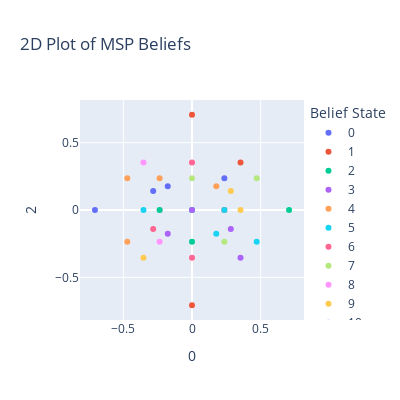

Notebook code cell kept with this figure:
### Markdown cell above
We can also look at it in 2D, which is fun because it looks like some kind of crystalography experiment.

### Code cell
beliefs_3d = vis_pca.transform(list(msp_belief_index.keys()))

# make a 2d plot using the 0th and 1st dim of beliefs_3d
fig = px.scatter(beliefs_3d, x=0, y=2, 
                 color=[str(i) for i in list(msp_belief_index.values())],
                 title='2D Plot of MSP Beliefs',
                 labels={'x': 'PCA Dimension 1', 'y': 'PCA Dimension 2', 'color': 'Belief State'},
                 color_continuous_scale=px.colors.qualitative.Light24,
                 size_max=20)  # Increase the size of the dots

# Make the figure square
fig.update_layout(width=400, height=400)

fig.show()

### Figure 1 — Plotly figure (JSON) as saved in the notebook; plotly's stock layout.template omitted (floating-point values rounded to 4 significant figures)
{"data": [{"hovertemplate": "Belief State=0<br>0=%{x}<br>2=%{y}<extra></extra>", "legendgroup": "0", "marker": {"color": "#636efa", "symbol": "circle"}, "mode": "markers", "name": "0", "orientation": "v", "showlegend": true, "type": "scatter", "x": [-0.1768], "xaxis": "x", "y": [0.1768], "yaxis": "y"}, {"hovertemplate": "Belief State=1<br>0=%{x}<br>2=%{y}<extra></extra>", "legendgroup": "1", "marker": {"color": "#EF553B", "symbol": "circle"}, "mode": "markers", "name": "1", "orientation": "v", "showlegend": true, "type": "scatter", "x": [0.2357], "xaxis": "x", "y": [3.491e-16], "yaxis": "y"}, {"hovertemplate": "Belief State=2<br>0=%{x}<br>2=%{y}<extra></extra>", "legendgroup": "2", "marker": {"color": "#00cc96", "symbol": "circle"}, "mode": "markers", "name": "2", "orientation": "v", "showlegend": true, "type": "scatter", "x": [0.7071], "xaxis": "x", "y": [1.213e-16], "yaxis": "y"}, {"hovertemplate": "Belief State=3<br>0=%{x}<br>2=%{y}<extra></extra>", "legendgroup": "3", "marker": {"color": "#ab63fa", "symbol": "circle"}, "mode": "markers", "name": "3", "orientation": "v", "showlegend": true, "type": "scatter", "x": [0.3536], "xaxis": "x", "y": [-0.3536], "yaxis": "y"}, {"hovertemplate": "Belief State=4<br>0=%{x}<br>2=%{y}<extra></extra>", "legendgroup": "4", "marker": {"color": "#FFA15A", "symbol": "circle"}, "mode": "markers", "name": "4", "orientation": "v", "showlegend": true, "type": "scatter", "x": [-0.4714], "xaxis": "x", "y": [0.2357], "yaxis": "y"}, {"hovertemplate": "Belief State=5<br>0=%{x}<br>2=%{y}<extra></extra>", "legendgroup": "5", "marker": {"color": "#19d3f3", "symbol": "circle"}, "mode": "markers", "name": "5", "orientation": "v", "showlegend": true, "type": "scatter", "x": [0.4714], "xaxis": "x", "y": [-0.2357], "yaxis": "y"}, {"hovertemplate": "Belief State=6<br>0=%{x}<br>2=%{y}<extra></extra>", "legendgroup": "6", "marker": {"color": "#FF6692", "symbol": "circle"}, "mode": "markers", "name": "6", "orientation": "v", "showlegend": true, "type": "scatter", "x": [1.995e-16], "xaxis": "x", "y": [-0.3536], "yaxis": "y"}, {"hovertemplate": "Belief State=7<br>0=%{x}<br>2=%{y}<extra></extra>", "legendgroup": "7", "marker": {"color": "#B6E880", "symbol": "circle"}, "mode": "markers", "name": "7", "orientation": "v", "showlegend": true, "type": "scatter", "x": [0.4714], "xaxis": "x", "y": [0.2357], "yaxis": "y"}, {"hovertemplate": "Belief State=8<br>0=%{x}<br>2=%{y}<extra></extra>", "legendgroup": "8", "marker": {"color": "#FF97FF", "symbol": "circle"}, "mode": "markers", "name": "8", "orientation": "v", "showlegend": true, "type": "scatter", "x": [-0.3536], "xaxis": "x", "y": [0.3536], "yaxis": "y"}, {"hovertemplate": "Belief State=9<br>0=%{x}<br>2=%{y}<extra></extra>", "legendgroup": "9", "marker": {"color": "#FECB52", "symbol": "circle"}, "mode": "markers", "name": "9", "orientation": "v", "showlegend": true, "type": "scatter", "x": [0.3536], "xaxis": "x", "y": [3.806e-17], "yaxis": "y"}, {"hovertemplate": "Belief State=10<br>0=%{x}<br>2=%{y}<extra></extra>", "legendgroup": "10", "marker": {"color": "#636efa", "symbol": "circle"}, "mode": "markers", "name": "10", "orientation": "v", "showlegend": true, "type": "scatter", "x": [-0.7071], "xaxis": "x", "y": [-1.669e-15], "yaxis": "y"}, {"hovertemplate": "Belief State=11<br>0=%{x}<br>2=%{y}<extra></extra>", "legendgroup": "11", "marker": {"color": "#EF553B", "symbol": "circle"}, "mode": "markers", "name": "11", "orientation": "v", "showlegend": true, "type": "scatter", "x": [0.3536], "xaxis": "x", "y": [0.3536], "yaxis": "y"}, {"hovertemplate": "Belief State=12<br>0=%{x}<br>2=%{y}<extra></extra>", "legendgroup": "12", "marker": {"color": "#00cc96", "symbol": "circle"}, "mode": "markers", "name": "12", "orientation": "v", "showlegend": true, "type": "scatter", "x": [1.37e-16], "xaxis": "x", "y": [-0.2357], "yaxis": "y"}, {"hovertemplate": "Belief State=13<br>0=%{x}<br>2=%{y}<extra></extra>", "legendgroup": "13", "marker": {"color": "#ab63fa", "symbol": "circle"}, "mode": "markers", "name": "13", "orientation": "v", "showlegend": true, "type": "scatter", "x": [-0.1768], "xaxis": "x", "y": [-0.1768], "yaxis": "y"}, {"hovertemplate": "Belief State=14<br>0=%{x}<br>2=%{y}<extra></extra>", "legendgroup": "14", "marker": {"color": "#FFA15A", "symbol": "circle"}, "mode": "markers", "name": "14", "orientation": "v", "showlegend": true, "type": "scatter", "x": [0.1768], "xaxis": "x", "y": [0.1768], "yaxis": "y"}, {"hovertemplate": "Belief State=15<br>0=%{x}<br>2=%{y}<extra></extra>", "legendgroup": "15", "marker": {"color": "#19d3f3", "symbol": "circle"}, "mode": "markers", "name": "15", "orientation": "v", "showlegend": true, "type": "scatter", "x": [-0.3536], "xaxis": "x", "y": [-8.501e-16], "yaxis": "y"}, {"hovertemplate": "Belief State=16<br>0=%{x}<br>2=%{y}<extra></extra>", "legendgroup": "16", "marker": {"color": "#FF6692", "symbol": "circle"}, "mode": "markers", "name": "16", "orientation": "v", "showlegend": true, "type": "scatter", "x": [-8.135e-16], "xaxis": "x", "y": [0.3536], "yaxis": "y"}, {"hovertemplate": "Belief State=17<br>0=%{x}<br>2=%{y}<extra></extra>", "legendgroup": "17", "marker": {"color": "#B6E880", "symbol": "circle"}, "mode": "markers", "name": "17", "orientation": "v", "showlegend": true, "type": "scatter", "x": [-5.384e-16], "xaxis": "x", "y": [0.2357], "yaxis": "y"}, {"hovertemplate": "Belief State=18<br>0=%{x}<br>2=%{y}<extra></extra>", "legendgroup": "18", "marker": {"color": "#FF97FF", "symbol": "circle"}, "mode": "markers", "name": "18", "orientation": "v", "showlegend": true, "type": "scatter", "x": [-0.2357], "xaxis": "x", "y": [-0.2357], "yaxis": "y"}, {"hovertemplate": "Belief State=19<br>0=%{x}<br>2=%{y}<extra></extra>", "legendgroup": "19", "marker": {"color": "#FECB52", "symbol": "circle"}, "mode": "markers", "name": "19", "orientation": "v", "showlegend": true, "type": "scatter", "x": [0.2828], "xaxis": "x", "y": [0.1414], "yaxis": "y"}, {"hovertemplate": "Belief State=20<br>0=%{x}<br>2=%{y}<extra></extra>", "legendgroup": "20", "marker": {"color": "#636efa", "symbol": "circle"}, "mode": "markers", "name": "20", "orientation": "v", "showlegend": true, "type": "scatter", "x": [-0.2828], "xaxis": "x", "y": [0.1414], "yaxis": "y"}, {"hovertemplate": "Belief State=21<br>0=%{x}<br>2=%{y}<extra></extra>", "legendgroup": "21", "marker": {"color": "#EF553B", "symbol": "circle"}, "mode": "markers", "name": "21", "orientation": "v", "showlegend": true, "type": "scatter", "x": [3.871e-16], "xaxis": "x", "y": [-0.7071], "yaxis": "y"}, {"hovertemplate": "Belief State=22<br>0=%{x}<br>2=%{y}<extra></extra>", "legendgroup": "22", "marker": {"color": "#00cc96", "symbol": "circle"}, "mode": "markers", "name": "22", "orientation": "v", "showlegend": true, "type": "scatter", "x": [1.199e-17], "xaxis": "x", "y": [-3.133e-17], "yaxis": "y"}, {"hovertemplate": "Belief State=23<br>0=%{x}<br>2=%{y}<extra></extra>", "legendgroup": "23", "marker": {"color": "#ab63fa", "symbol": "circle"}, "mode": "markers", "name": "23", "orientation": "v", "showlegend": true, "type": "scatter", "x": [0.2828], "xaxis": "x", "y": [-0.1414], "yaxis": "y"}, {"hovertemplate": "Belief State=24<br>0=%{x}<br>2=%{y}<extra></extra>", "legendgroup": "24", "marker": {"color": "#FFA15A", "symbol": "circle"}, "mode": "markers", "name": "24", "orientation": "v", "showlegend": true, "type": "scatter", "x": [-0.2357], "xaxis": "x", "y": [0.2357], "yaxis": "y"}, {"hovertemplate": "Belief State=25<br>0=%{x}<br>2=%{y}<extra></extra>", "legendgroup": "25", "marker": {"color": "#19d3f3", "symbol": "circle"}, "mode": "markers", "name": "25", "orientation": "v", "showlegend": true, "type": "scatter", "x": [0.1768], "xaxis": "x", "y": [-0.1768], "yaxis": "y"}, {"hovertemplate": "Belief State=26<br>0=%{x}<br>2=%{y}<extra></extra>", "legendgroup": "26", "marker": {"color": "#FF6692", "symbol": "circle"}, "mode": "markers", "name": "26", "orientation": "v", "showlegend": true, "type": "scatter", "x": [-0.2828], "xaxis": "x", "y": [-0.1414], "yaxis": "y"}, {"hovertemplate": "Belief State=27<br>0=%{x}<br>2=%{y}<extra></extra>", "legendgroup": "27", "marker": {"color": "#B6E880", "symbol": "circle"}, "mode": "markers", "name": "27", "orientation": "v", "showlegend": true, "type": "scatter", "x": [0.2357], "xaxis": "x", "y": [-0.2357], "yaxis": "y"}, {"hovertemplate": "Belief State=28<br>0=%{x}<br>2=%{y}<extra></extra>", "legendgroup": "28", "marker": {"color": "#FF97FF", "symbol": "circle"}, "mode": "markers", "name": "28", "orientation": "v", "showlegend": true, "type": "scatter", "x": [-0.2357], "xaxis": "x", "y": [-5.864e-16], "yaxis": "y"}, {"hovertemplate": "Belief State=29<br>0=%{x}<br>2=%{y}<extra></extra>", "legendgroup": "29", "marker": {"color": "#FECB52", "symbol": "circle"}, "mode": "markers", "name": "29", "orientation": "v", "showlegend": true, "type": "scatter", "x": [-0.3536], "xaxis": "x", "y": [-0.3536], "yaxis": "y"}, {"hovertemplate": "Belief State=30<br>0=%{x}<br>2=%{y}<extra></extra>", "legendgroup": "30", "marker": {"color": "#636efa", "symbol": "circle"}, "mode": "markers", "name": "30", "orientation": "v", "showlegend": true, "type": "scatter", "x": [0.2357], "xaxis": "x", "y": [0.2357], "yaxis": "y"}, {"hovertemplate": "Belief State=31<br>0=%{x}<br>2=%{y}<extra></extra>", "legendgroup": "31", "marker": {"color": "#EF553B", "symbol": "circle"}, "mode": "markers", "name": "31", "orientation": "v", "showlegend": true, "type": "scatter", "x": [-1.639e-15], "xaxis": "x", "y": [0.7071], "yaxis": "y"}, {"hovertemplate": "Belief State=32<br>0=%{x}<br>2=%{y}<extra></extra>", "legendgroup": "32", "marker": {"color": "#00cc96", "symbol": "circle"}, "mode": "markers", "name": "32", "orientation": "v", "showlegend": true, "type": "scatter", "x": [-0.2357], "xaxis": "x", "y": [-2.494e-16], "yaxis": "y"}, {"hovertemplate": "Belief State=33<br>0=%{x}<br>2=%{y}<extra></extra>", "legendgroup": "33", "marker": {"color": "#ab63fa", "symbol": "circle"}, "mode": "markers", "name": "33", "orientation": "v", "showlegend": true, "type": "scatter", "x": [-5.098e-17], "xaxis": "x", "y": [5.072e-17], "yaxis": "y"}, {"hovertemplate": "Belief State=34<br>0=%{x}<br>2=%{y}<extra></extra>", "legendgroup": "34", "marker": {"color": "#FFA15A", "symbol": "circle"}, "mode": "markers", "name": "34", "orientation": "v", "showlegend": true, "type": "scatter", "x": [-0.4714], "xaxis": "x", "y": [-0.2357], "yaxis": "y"}, {"hovertemplate": "Belief State=35<br>0=%{x}<br>2=%{y}<extra></extra>", "legendgroup": "35", "marker": {"color": "#19d3f3", "symbol": "circle"}, "mode": "markers", "name": "35", "orientation": "v", "showlegend": true, "type": "scatter", "x": [0.2357], "xaxis": "x", "y": [1.031e-17], "yaxis": "y"}], "layout": {"height": 400, "legend": {"title": {"text": "Belief State"}, "tracegroupgap": 0}, "title": {"text": "2D Plot of MSP Beliefs"}, "width": 400, "xaxis": {"anchor": "y", "domain": [0, 1], "title": {"text": "0"}}, "yaxis": {"anchor": "x", "domain": [0, 1], "title": {"text": "2"}}}}
